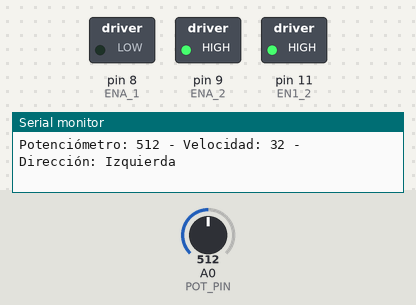
Bench run of a sketch on a simulated Arduino Uno, built with avr-gcc and run on an emulated ATmega328P. On the bench: switched loads named in the sketch (green lamp = pin HIGH), the last lines printed to the serial monitor. Inputs (shaded band) come from the test bench; at power-on: A0 (POT_PIN) = 512.

Above: at 1.2 s.
1.3 s: A0 (POT_PIN) set to 527
At 2.5 s:
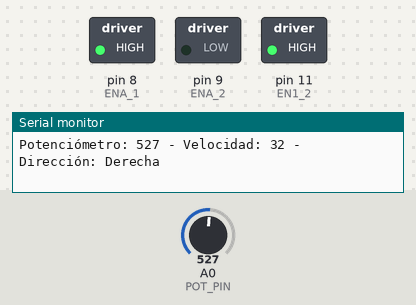
2.8 s: A0 (POT_PIN) set to 0
At 3.1 s:
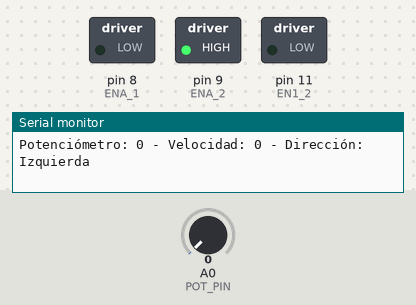
Timing chart, 0 to 5.8 s (numbered marks = the images above; inputs shaded):
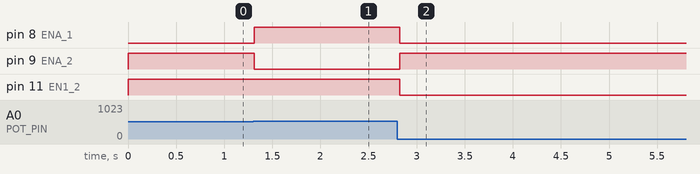

The sketch:

sketch_apr03-04-2024.ino
```cpp
#include <Arduino.h>

// Definiciones de constantes y variables globales
#define POT_PIN A0 // Pin de lectura del potenciómetro
#define ENA_1 8  // Pin de habilitación 1A
#define ENA_2 9  // Pin de habilitación 2A
#define EN1_2 11   // Pin de control 1-2

int speed = 0;         // Variable de velocidad (0-255)
int potRead = 0;       // Variable de lectura del potenciómetro
bool turnRight = true; // Variable para decidir la dirección de giro

void setup()
{
  // Abrir el puerto serial
  Serial.begin(9600);

  // Configurar los modos de los pines
  pinMode(ENA_1, OUTPUT);
  pinMode(ENA_2, OUTPUT);
  pinMode(EN1_2, OUTPUT);
  pinMode(POT_PIN, INPUT);
}

void loop()
{
  // Leer el potenciómetro
  potRead = analogRead(POT_PIN);

  // Decidir la dirección de giro
  turnRight = potRead > 512;

  // Decidir la velocidad
  speed = map(potRead, 0, 1023, 0, 64);

  // Mostrar los valores en el puerto serial
  Serial.print("Potenciómetro: ");
  Serial.print(potRead);
  Serial.print(" - Velocidad: ");
  Serial.print(speed);
  Serial.print(" - Dirección: ");
  Serial.println(turnRight ? "Derecha" : "Izquierda");

  // Controlar los motores
  if (turnRight) {
    digitalWrite(EN1_2, speed);
    digitalWrite(ENA_1, HIGH);
    digitalWrite(ENA_2, LOW);
  } else {
    digitalWrite(EN1_2, speed);
    digitalWrite(ENA_1, LOW);
    digitalWrite(ENA_2, HIGH);
  }

  delay(100);

}
```

Measured:
- the behaviour switches between 512 and 513 on A0 (POT_PIN) (found by bisection; images 0 and 1)
- after the input at 1.3 s, pin 8 (ENA_1): LOW → HIGH at once; pin 9 (ENA_2): HIGH → LOW at once
- after the input at 2.8 s, pin 8 (ENA_1), pin 11 (EN1_2): HIGH → LOW at once; pin 9 (ENA_2): LOW → HIGH at once
